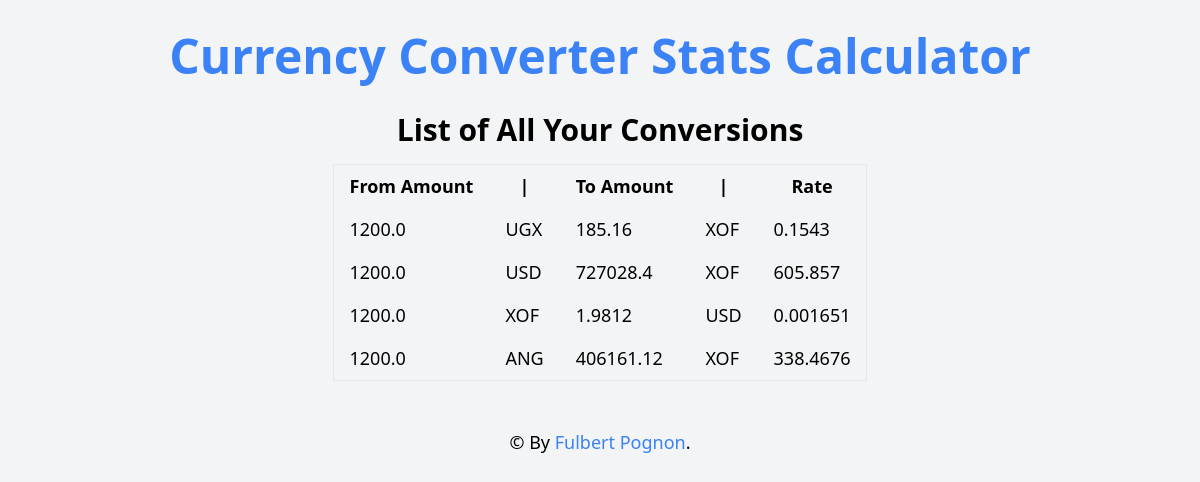
Page /conversions on the earlier database version.
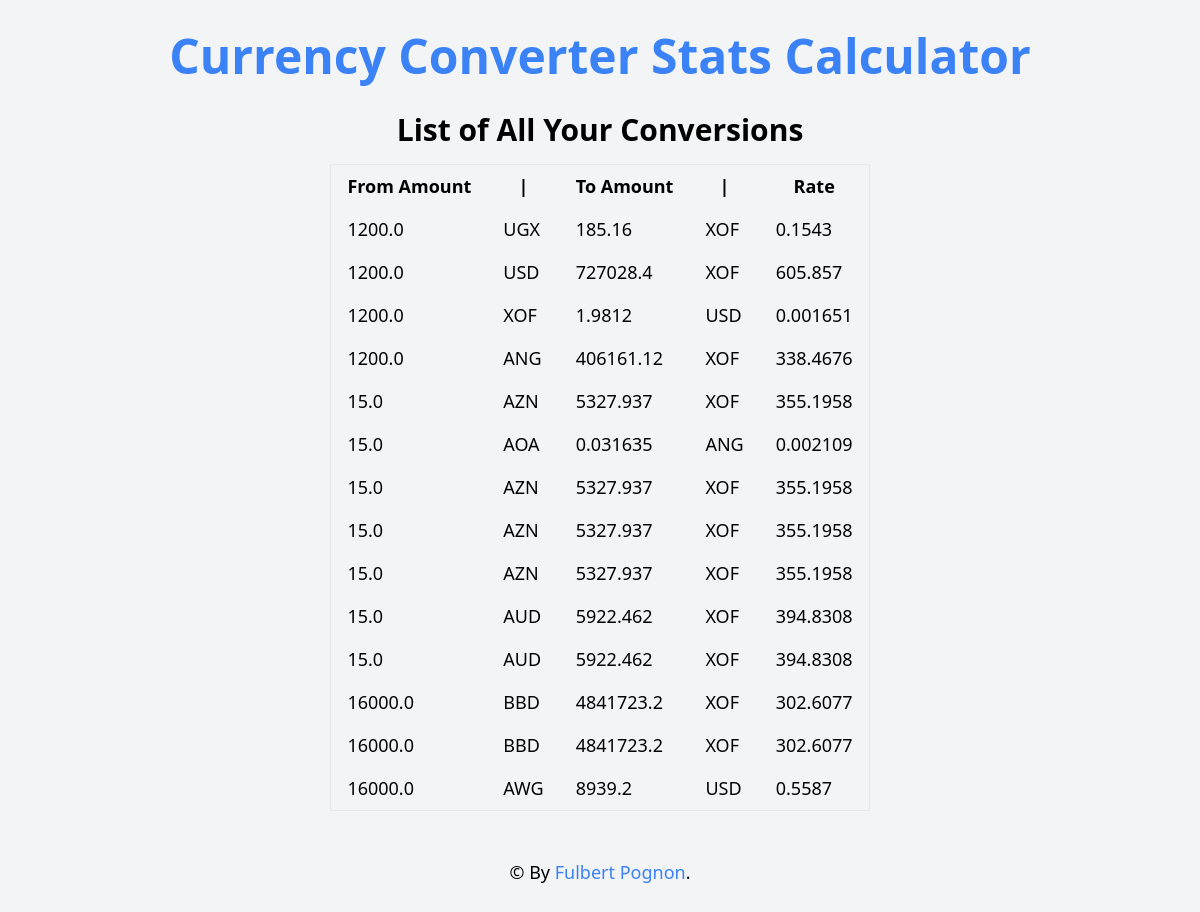
Same page on the later database version.
### models.py (models this page shows)
class CurrencyConversion(db.Model):
    __tablename__ = "currency_conversions"
    id = db.Column(db.Integer, primary_key=True)
    from_amount = db.Column(db.Float, nullable=False)
    base_code = db.Column(db.String(3), nullable=False)
    target_code = db.Column(db.String(3), nullable=False)
    conversion_rate = db.Column(db.Float, nullable=False)
    conversion_result = db.Column(db.Float, nullable=False)
    def __repr__(self):
        return f"<CurrencyConversion {self.base_code} to {self.target_code}>"

### app.py (the view)
@app.route("/conversions", methods=["GET"])
def convertions():
    conversions = list_currency_conversions()
    return render_template("conversions.html", conversions=conversions)

### models.py (called while the page is built)
def list_currency_conversions():
    conversions = CurrencyConversion.query.order_by(CurrencyConversion.id).all()
    print(conversions)
    return conversions

### templates/conversions.html (shortened to what this page needs)
{% extends "base.html" %} {% block title %}Conversions{% endblock %} {% block
content %}
<h1 class="text-3xl font-bold mb-4 text-center">List of All Your Conversions</h1>
  <div class="flex justify-center">
    <table class="border-collapse border border-gray-200">
      <thead class="bg-gray-100">
        <tr>
          <th class="px-4 py-2">From Amount</th>
          <th class="px-4 py-2">|</th>
          <th class="px-4 py-2">To Amount</th>
          <th class="px-4 py-2">|</th>
          <th class="px-4 py-2">Rate</th>
        </tr>
      </thead>
      <tbody>
        {% for conversion in conversions %}
        <tr>
          <td class="px-4 py-2">{{ conversion.from_amount }}</td>
          <td class="px-4 py-2">{{ conversion.base_code }}</td>
          <td class="px-4 py-2">{{ conversion.conversion_result }}</td>
          <td class="px-4 py-2">{{ conversion.target_code }}</td>
          <td class="px-4 py-2">{{ conversion.conversion_rate }}</td>
        </tr>
        {% endfor %}
      </tbody>
    </div>
{% endblock %}

### templates/base.html (shortened to what this page needs)
<!DOCTYPE html>
<html lang="en">
  <head>
    <link
      href="https://cdn.jsdelivr.net/npm/tailwindcss@2.2.19/dist/tailwind.min.css"
      rel="stylesheet"
    />
    <link
      rel="stylesheet"
      href="{{url_for('static',filename='css/output.css')}}"
    />
  </head>
  <body class="bg-gray-100 font-sans">
    <div class="container mx-auto p-8">
      <h1 class="text-5xl font-bold mb-8 text-center">
        <a href="/" class="text-blue-500 hover:underline">
        Currency Converter Stats Calculator
        </a>
      </h1>
      {% block content %}{% endblock %}
    </div>
    <footer class="text-center py-4 mt-8">
      {% block footer %} &copy; By
      <a
        href="https://github.com/YvesleCurseur"
        target="_blank"
        class="text-blue-500 hover:underline"
        >Fulbert Pognon</a
      >. {% endblock %}
    </footer>
  </body>
</html>

Differences in the rows shown:
added CurrencyConversion: from_amount "15.0", base_code "AZN", conversion_result "5327.937", target_code "XOF", conversion_rate "355.1958"
added CurrencyConversion: from_amount "15.0", base_code "AOA", conversion_result "0.031635", target_code "ANG", conversion_rate "0.002109"
added CurrencyConversion: from_amount "15.0", base_code "AZN", conversion_result "5327.937", target_code "XOF", conversion_rate "355.1958"
added CurrencyConversion: from_amount "15.0", base_code "AZN", conversion_result "5327.937", target_code "XOF", conversion_rate "355.1958"
added CurrencyConversion: from_amount "15.0", base_code "AZN", conversion_result "5327.937", target_code "XOF", conversion_rate "355.1958"
added CurrencyConversion: from_amount "15.0", base_code "AUD", conversion_result "5922.462", target_code "XOF", conversion_rate "394.8308"
added CurrencyConversion: from_amount "15.0", base_code "AUD", conversion_result "5922.462", target_code "XOF", conversion_rate "394.8308"
added CurrencyConversion: from_amount "16000.0", base_code "BBD", conversion_result "4841723.2", target_code "XOF", conversion_rate "302.6077"
added CurrencyConversion: from_amount "16000.0", base_code "BBD", conversion_result "4841723.2", target_code "XOF", conversion_rate "302.6077"
added CurrencyConversion: from_amount "16000.0", base_code "AWG", conversion_result "8939.2", target_code "USD", conversion_rate "0.5587"
